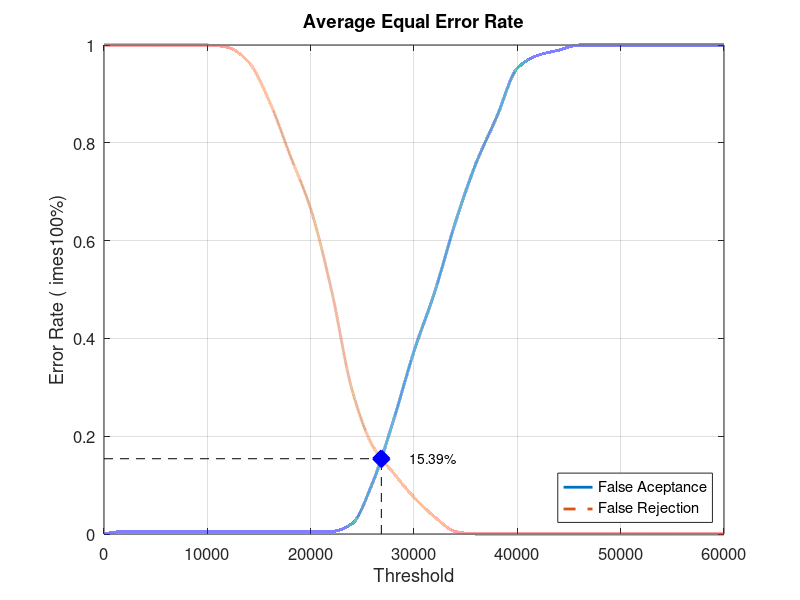
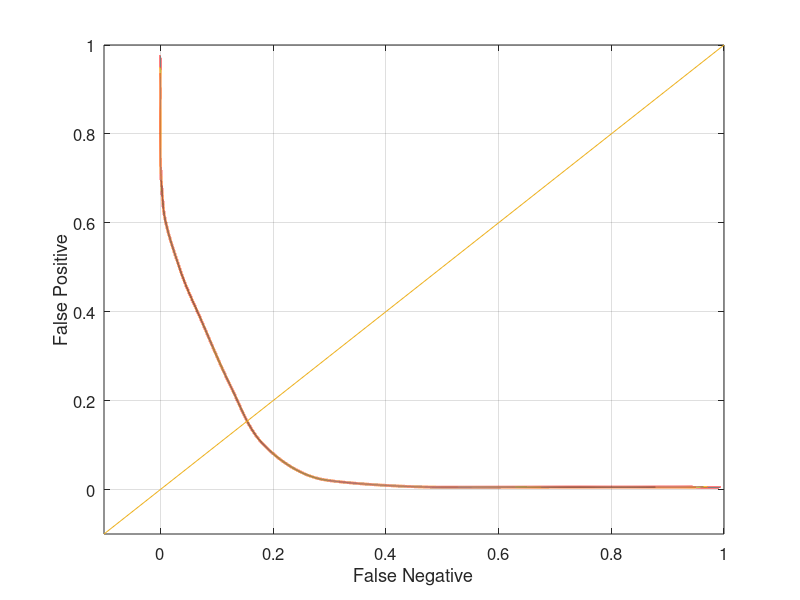

Write MATLAB code to recreate these figures, in order.
close all;
clear;
clc;
x = 0:2000:60000;
xq = 0:0.5:60000;

y0 = [0 0.00526316 0.00526316 0.00526316 0.00526316 0.00526316 0.00526316 0.00526316 0.00526316 0.00526316 0.00526316 0.00526316 0.0210526 0.105263 0.231579 0.373684 0.494737 0.636842 0.757895 0.852632 0.952632 0.978947 0.989474 1 1 1 1 1 1 1 1]
yy0 = interp1(x, y0, xq, 'pchip');
y1 = [1 1 1 1 1 1 0.995 0.965 0.885 0.775 0.665 0.5 0.295 0.18 0.125 0.075 0.035 0.005 0 0 0 0 0 0 0 0 0 0 0 0 0]
yy1 = interp1(x, y1, xq, 'pchip');

% Calculating EER: 
y2 = abs(y0 - y1);
find(y2 == min(y2))
yy2 = abs(yy0 - yy1);
xEER = find(yy2 == min(yy2));
xEERIndex = xq(xEER) % X-axis EER
yEER = yy0(xEER) % Y-axis EER

main = figure
plot(xq, yy0,'-','LineWidth', 2);	hold on
plot(xq, yy1,'--','LineWidth', 2);	hold on
plot([xEERIndex xEERIndex], [0 yEER], 'k--');	hold on
plot([0 xEERIndex], [yEER yEER], 'k--');	hold on
plot(xEERIndex, yEER, 'bx', 'LineWidth', 10);	hold on
text(xEERIndex + 10 * xEERIndex / 100, yEER, [num2str(round((10000 * yEER)) / 100) '%'])
legend('False Aceptance', 'False Rejection', 'Location', 'SouthEast')
xlabel('Threshold')
ylabel('Error Rate (	imes100%)')
title('Average Equal Error Rate')
set(gca, 'FontSize', 12)
axis([0 60000 0 1])
grid on

print(main, 'Database1_4Main', '-dpng');
FNRxFPR = figure('Color', [1 1 1]);
plot(yy1, yy0, '-', yy1, yy0, 'LineWidth', 2);
hold on
y = -0.1:0.1:1
plot(y, y); 
set(gca, 'FontSize', 12)
xlabel('False Negative')
ylabel('False Positive')
axis([-0.1 1 -0.1 1])
set(gca, 'FontSize', 12)
grid on

print(FNRxFPR, 'Database1_4FNRxFPR','-dpng');
